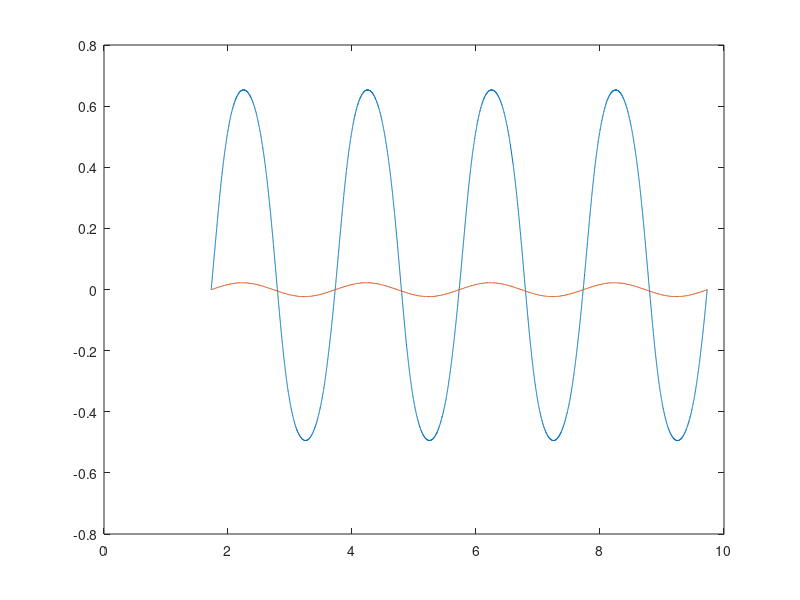

Source code (MATLAB): (Note: this script raises an error after producing the figure.)
clc; clear;
data = load("exp1_029.mat");
int_g = load("est_tf.mat");
int_sys= int_g.sys;
time = data.exp1_029.X.Data;
Ts_arr = diff(time);
mean_diff = mean(Ts_arr);
std_diff = std(Ts_arr);
Ts = mean_diff;

inp_lvdt = data.exp1_029.Y(1).Data; % Amplifier out
out_lvdt = data.exp1_029.Y(2).Data; % LVDT Out
inp_ampf = data.exp1_029.Y(3).Data; % Inp to amplifier

zero_crossings = find(diff(sign(out_lvdt)) ~= 0);
start_index = zero_crossings(2);
end_index = zero_crossings(11);


inp_lvdt_trimmed = inp_lvdt(start_index:end_index);
out_lvdt_trimmed = out_lvdt(start_index:end_index);
time_trimmed = time(start_index:end_index);
figure(1)
plot(time_trimmed, out_lvdt_trimmed, time_trimmed, inp_lvdt_trimmed)

meas = iddata(out_lvdt_trimmed', inp_lvdt_trimmed', Ts);
figure(2)
compare(meas,int_sys)